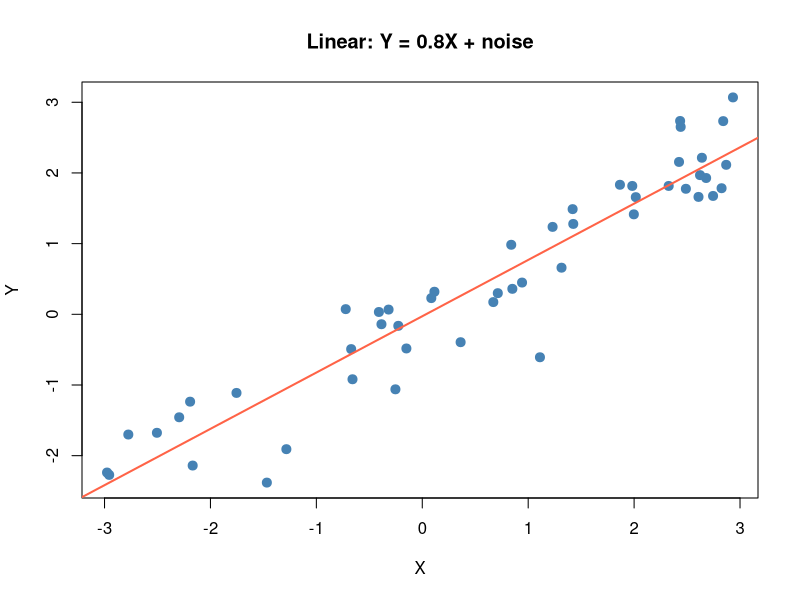
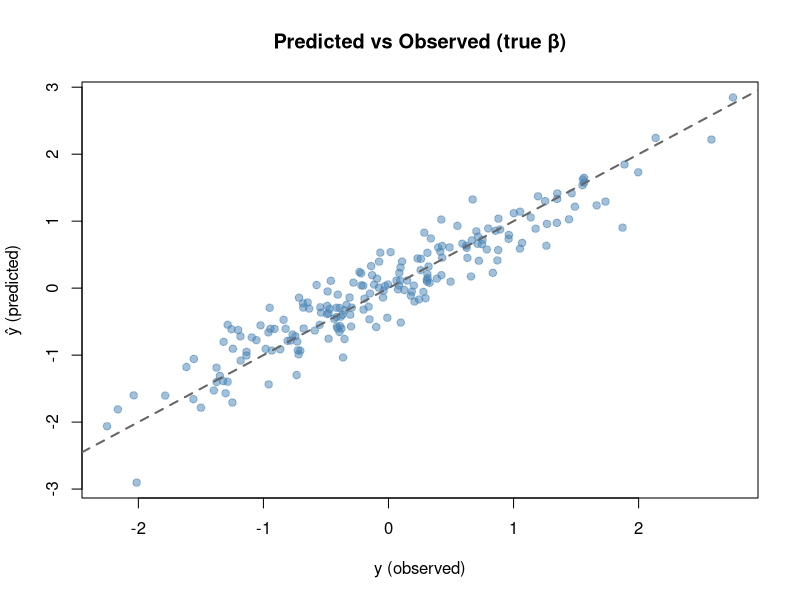
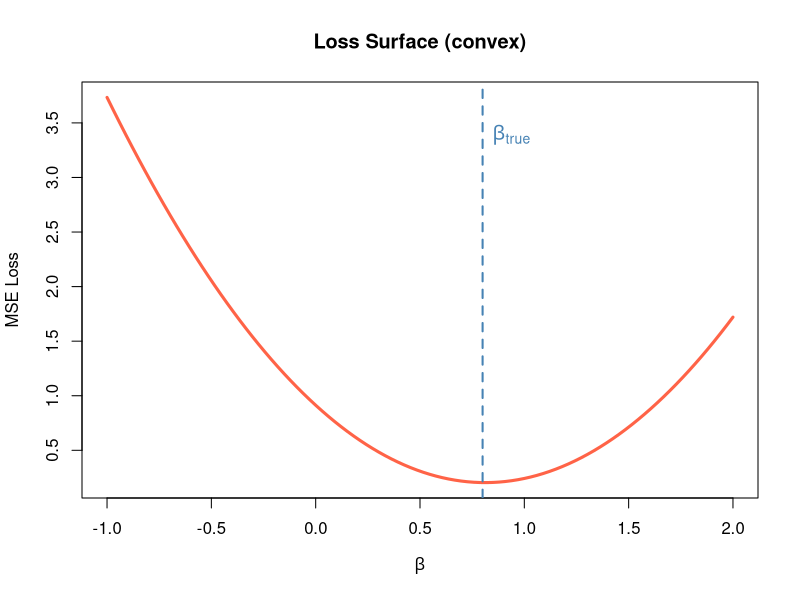
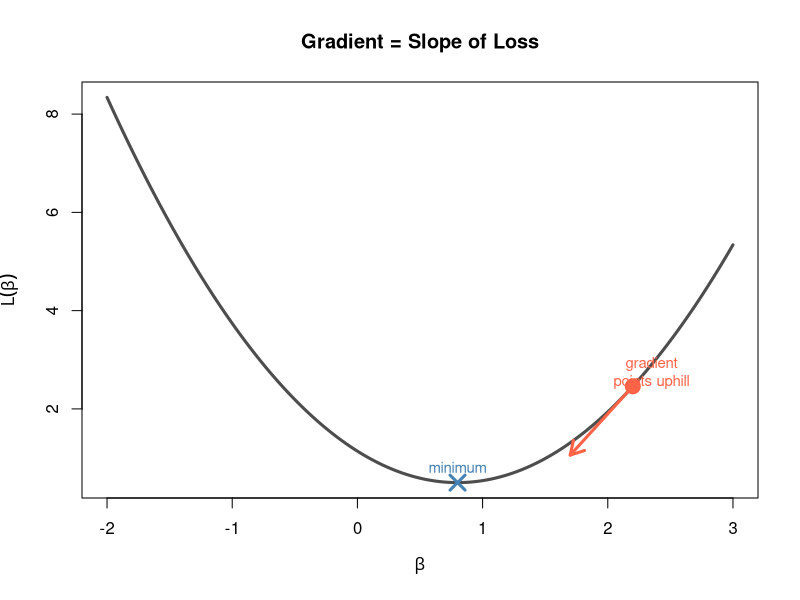
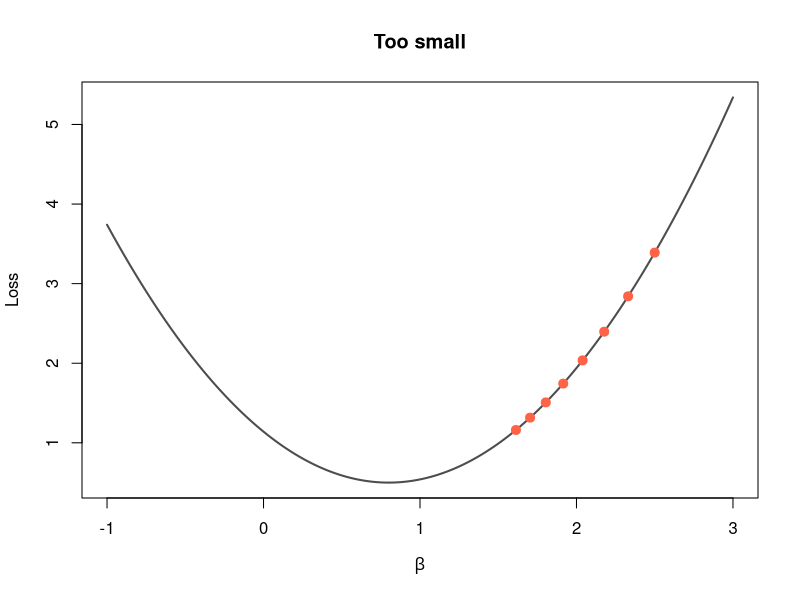
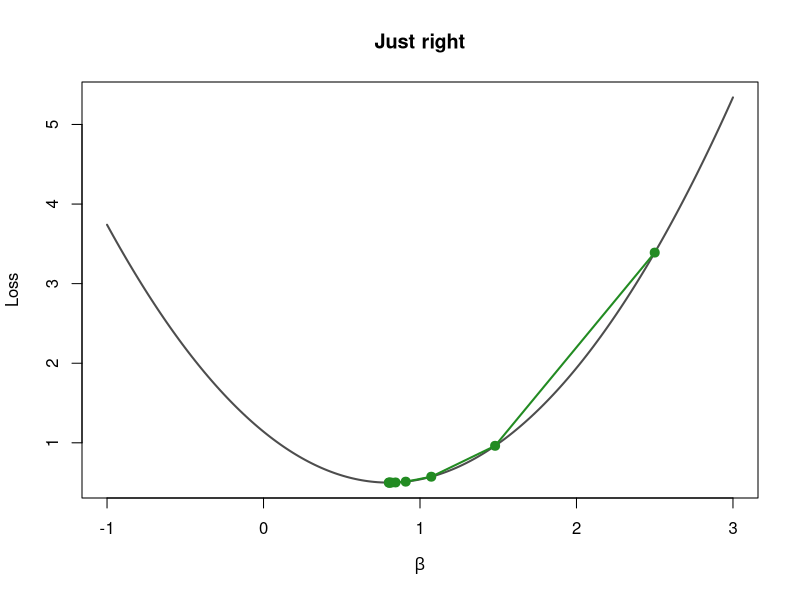
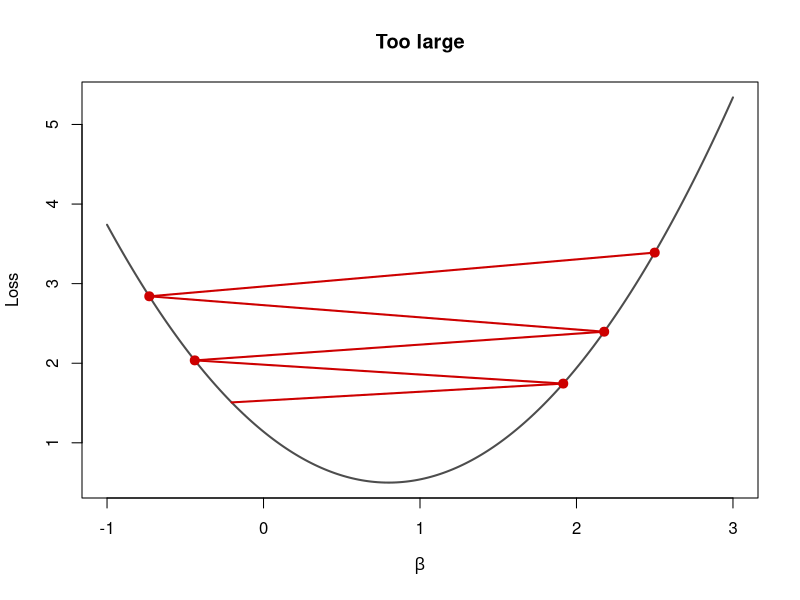
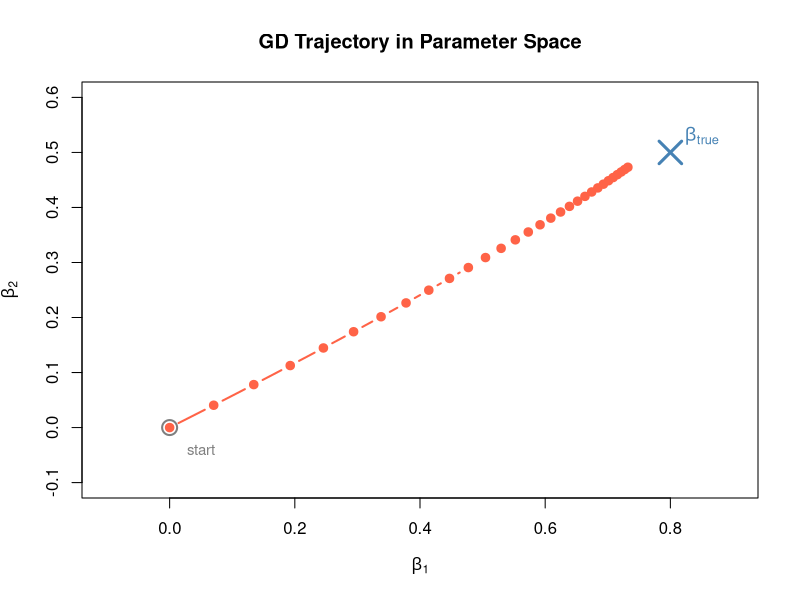

Write the R code that produced these figures, in order.
## ---- chunk 1
#| eval: true
#| fig-width: 5
#| fig-height: 4
set.seed(42)
x <- runif(50, -3, 3)
y <- 0.8 * x + rnorm(50, sd = 0.5)
plot(x, y, pch = 19, col = "steelblue", cex = 1.2,
     xlab = "X", ylab = "Y", main = "Linear: Y = 0.8X + noise")
abline(lm(y ~ x), col = "tomato", lwd = 2)
## ---- chunk 2
#| eval: true
#| fig-width: 5
#| fig-height: 4.5
set.seed(42)
n <- 200
x1 <- rnorm(n); x2 <- rnorm(n)
coef <- c(0.8, 0.5)
y <- x1 * coef[1] + x2 * coef[2] + rnorm(n, sd = 0.3)
y_hat <- x1 * coef[1] + x2 * coef[2]
plot(y, y_hat, pch = 19, col = adjustcolor("steelblue", 0.5), cex = 1,
     xlab = "y (observed)", ylab = "ŷ (predicted)",
     main = "Predicted vs Observed (true β)")
abline(0, 1, col = "gray40", lwd = 2, lty = 2)
## ---- chunk 3
#| eval: true
#| fig-width: 5
#| fig-height: 3.5
# Loss surface for 1D regression
beta_seq <- seq(-1, 2, length.out = 100)
set.seed(42)
x_sim <- rnorm(100)
y_sim <- 0.8 * x_sim + rnorm(100, sd = 0.5)
loss <- sapply(beta_seq, function(b) mean((y_sim - b * x_sim)^2))
plot(beta_seq, loss, type = "l", lwd = 3, col = "tomato",
     xlab = expression(beta), ylab = "MSE Loss",
     main = "Loss Surface (convex)")
abline(v = 0.8, col = "steelblue", lwd = 2, lty = 2)
text(0.8, max(loss)*0.9, expression(beta["true"]), col = "steelblue", pos = 4, cex = 1.2)
## ---- chunk 4
#| eval: true
#| fig-width: 5
#| fig-height: 3.5
x_vals <- seq(-2, 3, length.out = 200)
y_vals <- (x_vals - 0.8)^2 + 0.5
plot(x_vals, y_vals, type = "l", lwd = 3, col = "gray30",
     xlab = expression(beta), ylab = expression(L(beta)),
     main = "Gradient = Slope of Loss")
# Show gradient at a point
pt <- 2.2
slope <- 2 * (pt - 0.8)
y_pt <- (pt - 0.8)^2 + 0.5
arrows(pt, y_pt, pt - 0.5, y_pt - 0.5 * slope, col = "tomato", lwd = 3, length = 0.15)
points(pt, y_pt, pch = 19, col = "tomato", cex = 2)
text(pt + 0.15, y_pt + 0.3, "gradient\npoints uphill", col = "tomato", cex = 0.9)
points(0.8, 0.5, pch = 4, col = "steelblue", cex = 2, lwd = 3)
text(0.8, 0.8, "minimum", col = "steelblue", cex = 0.9)
## ---- chunk 5
#| eval: true
#| fig-width: 3.5
#| fig-height: 3
x_vals <- seq(-1, 3, length.out = 200)
loss_fn <- function(b) (b - 0.8)^2 + 0.5
plot(x_vals, loss_fn(x_vals), type = "l", lwd = 2, col = "gray30",
     xlab = expression(beta), ylab = "Loss", main = "Too small")
b <- 2.5; lr <- 0.05
for(i in 1:8) {
  b_new <- b - lr * 2 * (b - 0.8)
  points(b, loss_fn(b), pch = 19, col = "tomato", cex = 1.2)
  b <- b_new
}
## ---- chunk 6
#| eval: true
#| fig-width: 3.5
#| fig-height: 3
plot(x_vals, loss_fn(x_vals), type = "l", lwd = 2, col = "gray30",
     xlab = expression(beta), ylab = "Loss", main = "Just right")
b <- 2.5; lr <- 0.3
for(i in 1:8) {
  b_new <- b - lr * 2 * (b - 0.8)
  segments(b, loss_fn(b), b_new, loss_fn(b_new), col = "forestgreen", lwd = 2)
  points(b, loss_fn(b), pch = 19, col = "forestgreen", cex = 1.2)
  b <- b_new
}
points(b, loss_fn(b), pch = 19, col = "forestgreen", cex = 1.2)
## ---- chunk 7
#| eval: true
#| fig-width: 3.5
#| fig-height: 3
plot(x_vals, loss_fn(x_vals), type = "l", lwd = 2, col = "gray30",
     xlab = expression(beta), ylab = "Loss", main = "Too large")
b <- 2.5; lr <- 0.95
for(i in 1:5) {
  b_new <- b - lr * 2 * (b - 0.8)
  segments(b, loss_fn(b), b_new, loss_fn(b_new), col = "red3", lwd = 2)
  points(b, loss_fn(b), pch = 19, col = "red3", cex = 1.2)
  b <- b_new
}
## ---- chunk 8
#| eval: true
#| fig-width: 5
#| fig-height: 4.5
set.seed(42)
n <- 200
x_mat <- matrix(rnorm(n * 2), n, 2)
true_coef <- c(0.8, 0.5)
y_sim <- x_mat %*% true_coef + rnorm(n, sd = 0.3)
b <- c(0, 0); lr <- 0.1
traj <- matrix(NA, 30, 2)
for(i in 1:30) {
  traj[i,] <- b
  grad <- t(x_mat) %*% (x_mat %*% b - y_sim) / n
  b <- b - lr * as.vector(grad)
}
plot(traj[,1], traj[,2], type = "b", pch = 19, col = "tomato", lwd = 2,
     xlab = expression(beta[1]), ylab = expression(beta[2]),
     main = "GD Trajectory in Parameter Space",
     xlim = c(-0.1, 0.9), ylim = c(-0.1, 0.6))
points(true_coef[1], true_coef[2], pch = 4, col = "steelblue", cex = 3, lwd = 3)
text(true_coef[1]+0.05, true_coef[2]+0.03, expression(beta["true"]), col = "steelblue", cex = 1.1)
points(0, 0, pch = 1, col = "gray50", cex = 2, lwd = 2)
text(0.05, -0.04, "start", col = "gray50", cex = 0.9)
## ---- chunk 9
#| eval: true
#| fig-width: 5
#| fig-height: 3.5
set.seed(42)
x_sim <- rnorm(30)
y_sim <- 0.8 * x_sim + rnorm(30, sd = 0.5)
y_hat <- 0.4 * x_sim  # wrong beta
plot(x_sim, y_sim, pch = 19, col = "steelblue", cex = 1.2,
     xlab = "x", ylab = "y", main = "Residuals = errors to minimize")
abline(0, 0.4, col = "tomato", lwd = 2)
segments(x_sim, y_sim, x_sim, y_hat, col = adjustcolor("gray50", 0.5), lwd = 1)
legend("topleft", c("data", "current fit", "residuals"),
       col = c("steelblue", "tomato", "gray50"),
       pch = c(19, NA, NA), lty = c(NA, 1, 1), lwd = c(NA, 2, 1), cex = 0.8)
## ---- chunk 10
#| eval: true
#| fig-width: 5
#| fig-height: 4
set.seed(42)
x_nl <- seq(-2, 2, length.out = 200)
y_nl <- x_nl^3
plot(x_nl, y_nl, type = "l", lwd = 3, col = "steelblue",
     xlab = "x", ylab = "y", main = expression(y == x^3))
# best linear fit
b_fit <- coef(lm(y_nl ~ x_nl))
abline(b_fit, col = "tomato", lwd = 2, lty = 2)
legend("topleft", c("true function", "best linear fit"),
       col = c("steelblue", "tomato"), lwd = c(3, 2), lty = c(1, 2), cex = 0.9)
## ---- chunk 11
#| eval: true
#| fig-width: 5
#| fig-height: 4
set.seed(42)
x_nl <- rnorm(200)
y_nl <- x_nl^3 + rnorm(200, sd = 0.3)
y_hat_lin <- coef(lm(y_nl ~ x_nl))[1] + coef(lm(y_nl ~ x_nl))[2] * x_nl
plot(y_nl, y_hat_lin, pch = 19, col = adjustcolor("tomato", 0.5), cex = 0.8,
     xlab = "y (observed)", ylab = "ŷ (predicted)",
     main = "Linear model on cubic data")
abline(0, 1, col = "gray40", lwd = 2, lty = 2)
text(2, -2, "Far from\nidentity line!", col = "tomato", cex = 1.1, font = 2)
## ---- chunk 12
#| eval: true
#| fig-width: 4.5
#| fig-height: 2.5
x_vals <- seq(-3, 3, length.out = 200)
relu <- pmax(0, x_vals)
plot(x_vals, relu, type = "l", lwd = 3, col = "forestgreen",
     xlab = "input", ylab = "output", main = "ReLU(x) = max(0, x)")
abline(h = 0, col = "gray80"); abline(v = 0, col = "gray80")
## ---- chunk 13
#| eval: true
#| fig-width: 5
#| fig-height: 4
epochs <- 1:500
loss <- 5 * exp(-epochs / 80) + 0.1 + rnorm(500, sd = 0.05) * exp(-epochs/200)
loss <- pmax(loss, 0.08)
plot(epochs, loss, type = "l", col = "steelblue", lwd = 2,
     xlab = "Epoch", ylab = "Loss", main = "Learning Curve")
## ---- chunk 14
#| eval: true
#| fig-width: 5
#| fig-height: 4.5
set.seed(42)
x_nl <- rnorm(300)
y_nl <- x_nl^3
# Simulate a good MLP fit (add small noise)
y_hat_good <- y_nl + rnorm(300, sd = 0.3)
plot(y_nl, y_hat_good, pch = 19, col = adjustcolor("forestgreen", 0.4), cex = 0.8,
     xlab = "y (observed)", ylab = "ŷ (predicted)",
     main = "MLP: predicted vs observed")
abline(0, 1, col = "gray40", lwd = 2, lty = 2)
text(-4, 4, "On the\nidentity line!", col = "forestgreen", cex = 1.1, font = 2)
